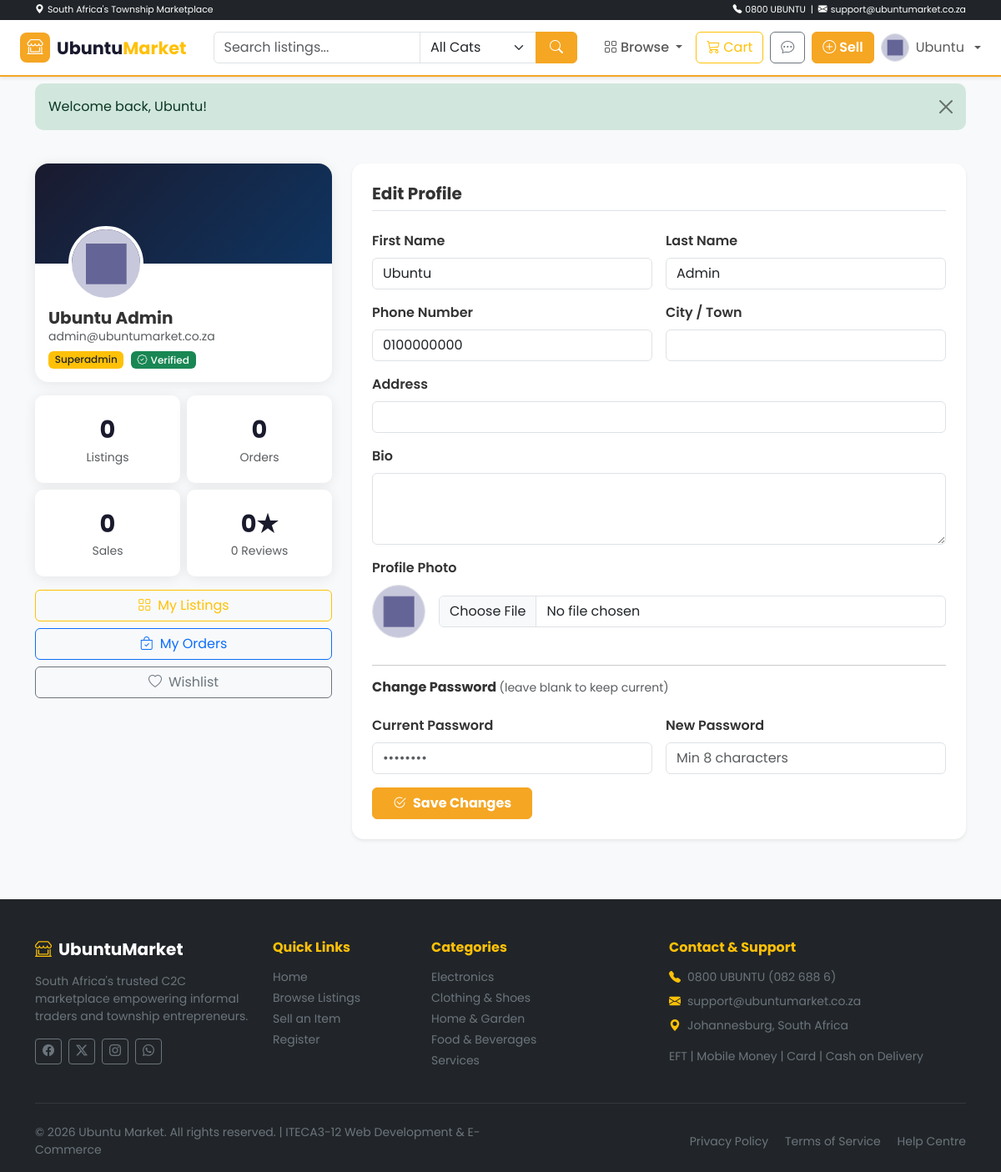
The app's page /profile.php (signed in) with its own data.
### tables this page shows
CREATE TABLE IF NOT EXISTS users (
    id INT UNSIGNED AUTO_INCREMENT PRIMARY KEY,
    first_name VARCHAR(80) NOT NULL,
    last_name VARCHAR(80) NOT NULL,
    email VARCHAR(180) NOT NULL UNIQUE,
    phone VARCHAR(20),
    password_hash VARCHAR(255) NOT NULL,
    role ENUM('buyer','seller','admin','superadmin') NOT NULL DEFAULT 'buyer',
    profile_image VARCHAR(255) DEFAULT 'assets/images/default_avatar.png',
    bio TEXT,
    address VARCHAR(255),
    city VARCHAR(100),
    province VARCHAR(100),
    is_verified TINYINT(1) NOT NULL DEFAULT 0,
    is_active TINYINT(1) NOT NULL DEFAULT 1,
    reset_token VARCHAR(100) DEFAULT NULL,
    reset_expires DATETIME DEFAULT NULL,
    created_at DATETIME NOT NULL DEFAULT CURRENT_TIMESTAMP,
    updated_at DATETIME NOT NULL DEFAULT CURRENT_TIMESTAMP ON UPDATE CURRENT_TIMESTAMP,
    INDEX idx_email (email),
    INDEX idx_role (role)
);

### profile.php (the view, shortened to what this page needs)
<?php
require_once 'includes/functions.php';
$pdo    = getDB();
$userId = (int)$_SESSION['user_id'];
$user   = getCurrentUser();
$listingCount = $pdo->prepare('SELECT COUNT(*) FROM listings WHERE seller_id = ?');
$listingCount->execute([$userId]); $listingCount = $listingCount->fetchColumn();
$orderCount = $pdo->prepare('SELECT COUNT(*) FROM orders WHERE buyer_id = ?');
$orderCount->execute([$userId]); $orderCount = $orderCount->fetchColumn();
$saleCount = $pdo->prepare('SELECT COUNT(*) FROM orders WHERE seller_id = ? AND order_status = "delivered"');
$saleCount->execute([$userId]); $saleCount = $saleCount->fetchColumn();
$rating = getSellerRating($userId);
?>
<?php include 'includes/header.php'; ?>
<div class="container py-4">
  <div class="row g-4">
    <div class="col-lg-4">
      <div class="profile-card mb-3">
        <div class="profile-banner"></div>
        <div class="px-3 pb-3">
          <img src="<?= SITE_URL ?>/<?= sanitize($user['profile_image'] ?? 'assets/images/default_avatar.png') ?>"
               class="profile-avatar mb-2"
               alt="Profile"
               onerror="this.src='<?= SITE_URL ?>/assets/images/default_avatar.png'">
          <h5 class="fw-bold mb-0"><?= sanitize($user['first_name'] . ' ' . $user['last_name']) ?></h5>
          <div class="text-muted small mb-1"><?= sanitize($user['email']) ?></div>
          <span class="badge bg-warning text-dark"><?= ucfirst($user['role']) ?></span>
          <?php if ($user['is_verified']): ?><span class="badge bg-success ms-1"><i class="bi bi-patch-check me-1"></i>Verified</span><?php endif; ?>
        </div>
      </div>
      <div class="row g-2 mb-3">
        <div class="col-6"><div class="stat-card"><div class="num"><?= $listingCount ?></div><div class="small text-muted">Listings</div></div></div>
        <div class="col-6"><div class="stat-card"><div class="num"><?= $orderCount ?></div><div class="small text-muted">Orders</div></div></div>
        <div class="col-6"><div class="stat-card"><div class="num"><?= $saleCount ?></div><div class="small text-muted">Sales</div></div></div>
        <div class="col-6"><div class="stat-card"><div class="num"><?= round((float)($rating['avg_rating'] ?? 0), 1) ?>★</div><div class="small text-muted"><?= $rating['total'] ?? 0 ?> Reviews</div></div></div>
      </div>
      <div class="d-grid gap-2">
        <a href="my_listings.php" class="btn btn-outline-warning"><i class="bi bi-grid me-2"></i>My Listings</a>
        <a href="orders.php" class="btn btn-outline-primary"><i class="bi bi-bag-check me-2"></i>My Orders</a>
        <a href="wishlist.php" class="btn btn-outline-secondary"><i class="bi bi-heart me-2"></i>Wishlist</a>
      </div>
    </div>
    <div class="col-lg-8">
      <div class="bg-white rounded-14 shadow-sm p-4">
        <h5 class="fw-bold border-bottom pb-2 mb-4">Edit Profile</h5>
        <form method="POST" enctype="multipart/form-data">
          <div class="row g-3">
            <div class="col-md-6">
              <label class="form-label fw-semibold">First Name</label>
              <input type="text" name="first_name" class="form-control" value="<?= sanitize($user['first_name']) ?>" required>
            </div>
            <div class="col-md-6">
              <label class="form-label fw-semibold">Last Name</label>
              <input type="text" name="last_name" class="form-control" value="<?= sanitize($user['last_name']) ?>" required>
            </div>
            <div class="col-md-6">
              <label class="form-label fw-semibold">Phone Number</label>
              <input type="tel" name="phone" class="form-control" value="<?= sanitize($user['phone'] ?? '') ?>">
            </div>
            <div class="col-md-6">
              <label class="form-label fw-semibold">City / Town</label>
              <input type="text" name="city" class="form-control" value="<?= sanitize($user['city'] ?? '') ?>">
            </div>
            <div class="col-12">
              <label class="form-label fw-semibold">Address</label>
              <input type="text" name="address" class="form-control" value="<?= sanitize($user['address'] ?? '') ?>">
            </div>
            <div class="col-12">
              <label class="form-label fw-semibold">Bio</label>
              <textarea name="bio" class="form-control" rows="3"><?= sanitize($user['bio'] ?? '') ?></textarea>
            </div>
            <div class="col-12">
              <label class="form-label fw-semibold">Profile Photo</label>
              <div class="d-flex align-items-center gap-3">
                <img id="prev_avatar" src="<?= SITE_URL ?>/<?= sanitize($user['profile_image'] ?? 'assets/images/default_avatar.png') ?>"
                     width="64" height="64" class="rounded-circle object-fit-cover border">
                <input type="file" name="profile_image" accept="image/*" class="form-control img-upload-input" data-preview="prev_avatar">
              </div>
            </div>
            <div class="col-12"><hr><h6 class="fw-bold">Change Password <small class="text-muted fw-normal">(leave blank to keep current)</small></h6></div>
            <div class="col-md-6">
              <label class="form-label fw-semibold">Current Password</label>
              <input type="password" name="current_password" class="form-control" placeholder="••••••••">
            </div>
            <div class="col-md-6">
              <label class="form-label fw-semibold">New Password</label>
              <input type="password" name="new_password" class="form-control" placeholder="Min 8 characters">
            </div>
            <div class="col-12">
              <button type="submit" class="btn btn-warning px-4 fw-bold">
                <i class="bi bi-check2-circle me-2"></i>Save Changes
              </button>
            </div>
          </div>
        </form>
      </div>
    </div>
  </div>
</div>
<?php include 'includes/footer.php'; ?>

### records on screen
users: profile_image (placeholder picture), first_name+last_name "Ubuntu Admin", email "admin@ubuntumarket.co.za", role "Superadmin", first_name "Ubuntu", last_name "Admin", phone "0100000000"

### other values on screen
$_SESSION['user_name'] "Ubuntu"
$flash['message'] "Welcome back, Ubuntu!"
$listingCount "0"
$orderCount "0"
$saleCount "0"
$rating['avg_rating'] "0"
$rating['total'] "0"
